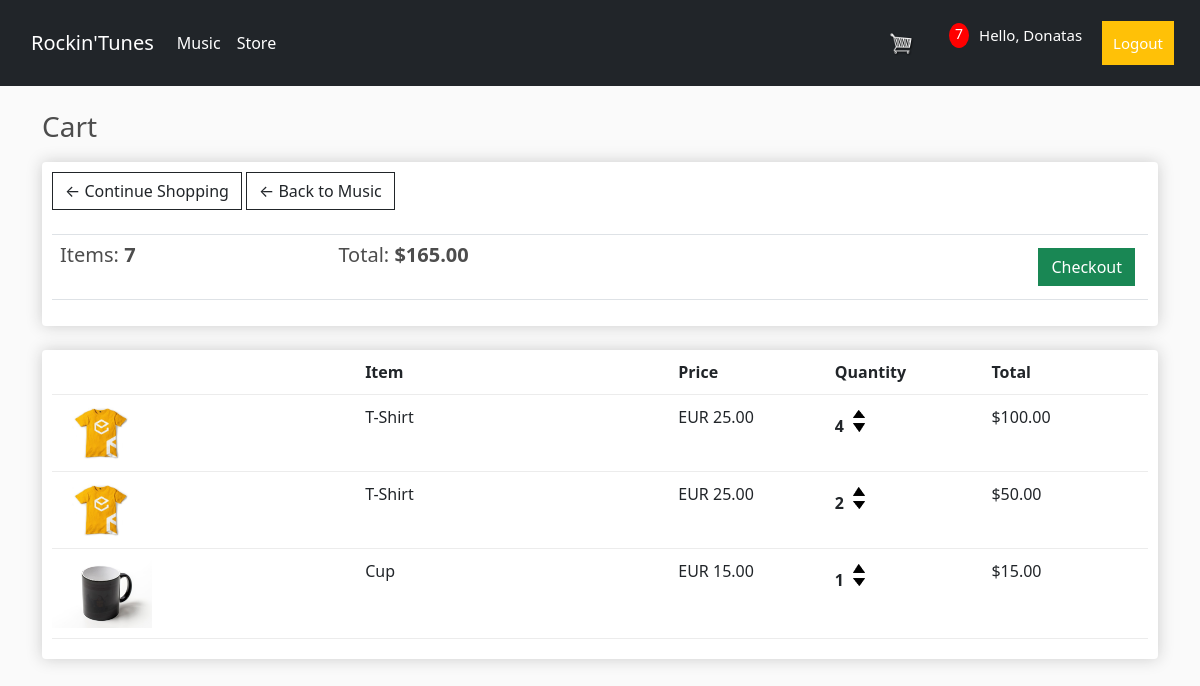
The app's page /cart/ (signed in), older data.
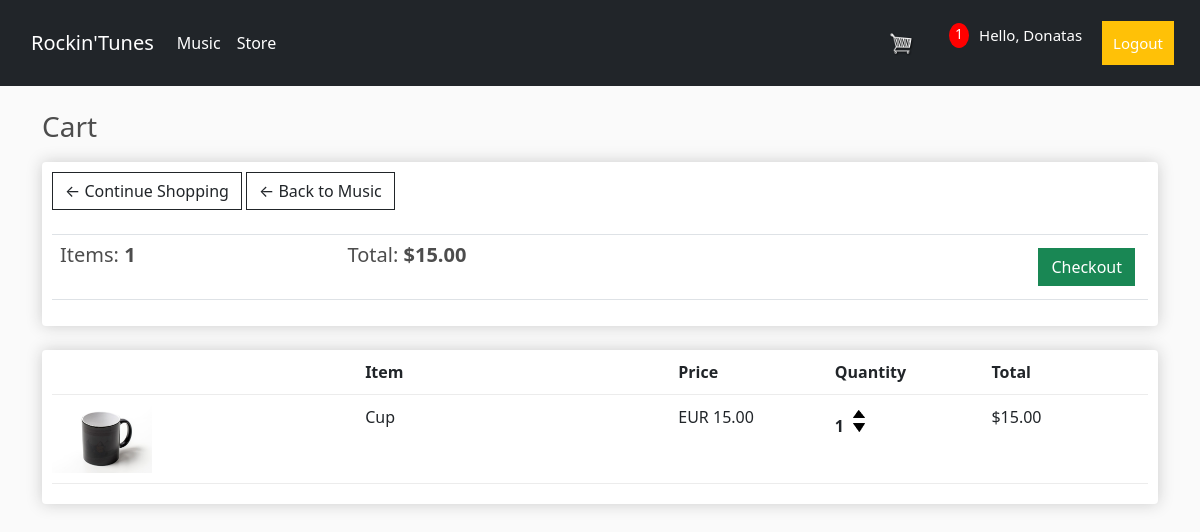
The same page, newer data.
### store/models.py (models this page shows, shortened)
class Order(models.Model):
    customer = models.ForeignKey(Customer, on_delete=models.SET_NULL, blank=True, null=True)
    date_ordered = models.DateTimeField(auto_now_add=True)
    complete = models.BooleanField(default=False, null=True, blank=False)
    transaction_id = models.CharField(max_length=200, null=True)
    @property
    def get_cart_total(self):
        orderitems = self.orderitem_set.all()
        total = sum([item.get_total for item in orderitems])
        return total
    @property
    def get_cart_items(self):
        orderitems = self.orderitem_set.all()
        total = sum([item.quantity for item in orderitems])
        return total

class OrderItem(models.Model):
    product = models.ForeignKey(Product, on_delete=models.SET_NULL, blank=True, null=True)
    albumProduct = models.ForeignKey(AlbumProduct, on_delete=models.SET_NULL, blank=True, null=True)
    order = models.ForeignKey(Order, on_delete=models.SET_NULL, blank=True, null=True)
    quantity = models.IntegerField(default=0, null=True, blank=True)
    date_added = models.DateTimeField(auto_now_add=True)
    @property
    def get_total(self):
        total = self.product.price * self.quantity
        return total

class Product(models.Model):
    name = models.CharField(max_length=200, null=True)
    price = models.DecimalField(max_digits=10, decimal_places=2)
    digital = models.BooleanField(default=False, null=True, blank=False)
    image = models.ImageField(null=True, blank=True)
    @property
    def imageURL(self):
        try:
            url = self.image.url
        except:
            url = ''
        return url

### store/views.py (the view)
# urls.py: path('cart/', views.cart, name='cart'),
def cart(request):
    if request.user.is_authenticated:
        customer = request.user.customer
        order, created = Order.objects.get_or_create(customer=customer, complete=False)
        items = order.orderitem_set.all()
        cartItems = order.get_cart_items
    else:
        """utils.py"""
        cookieData = cookieCart(request)
        cartItems = cookieData['cartItems']
        order = cookieData['order']
        items = cookieData['items']
    context = {'items': items, 'order': order, 'cartItems': cartItems}
    return render(request, 'store/cart.html', context)

### store/templates/store/cart.html
{% extends 'store/main.html' %}
{% load static %}
{% block content %}
<h3>Cart</h3>
<div class="row">
    <div class="col-lg-12">
        <div class="box-element">
            <a class="btn btn-outline-dark" href="{% url 'store' %}">&#x2190; Continue Shopping</a>
            <a class="btn btn-outline-dark" href="{% url 'music' %}">&#x2190; Back to Music</a>
            <br>
            <br>
            <table class="table">
                <tr>
                    <th><h5>Items: <strong>{{order.get_cart_items}}</strong></h5></th>
                    <th><h5>Total: <strong>${{order.get_cart_total|floatformat:2}}</strong></h5></th>
                    <th>
                        <a style="float:right; margin:5px;" class="btn btn-success" href="{% url 'checkout' %}">Checkout</a>
                    </th>
                </tr>
            </table>
        </div>
        <br>
        <div class="box-element">
            <div class="cart-row">
                <div style="flex:2"></div>
                <div style="flex:2"><strong>Item</strong></div>
                <div style="flex:1"><strong>Price</strong></div>
                <div style="flex:1"><strong>Quantity</strong></div>
                <div style="flex:1"><strong>Total</strong></div>
            </div>
            {% for item in items %}
            <div class="cart-row">
                <div style="flex:2"><img class="row-image" src="{{item.product.imageURL}}"></div>
                <div style="flex:2"><p>{{item.product.name}}</p></div>
                <div style="flex:1"><p>EUR {{item.product.price|floatformat:2}}</p></div>
                <div style="flex:1">
                    <p class="quantity">{{item.quantity}}</p>
                    <div class="quantity">
                        <img data-product={{item.product.id}} data-action="add" class="chg-quantity update-cart" src="{% static 'images/arrow-up.png' %}">
                        <img data-product={{item.product.id}} data-action="remove" class="chg-quantity update-cart" src="{% static 'images/arrow-down.png' %}">
                    </div>
                </div>
                <div style="flex:1"><p>${{item.get_total}}</p></div>
            </div>
            {% endfor %}
        </div>
    </div>
</div>
{% endblock content %}

### store/templates/store/main.html (shortened to what this page needs)
<!DOCTYPE html>
{% load static %}
<html lang="en">
<head>
    <link rel="stylesheet" href="https://stackpath.bootstrapcdn.com/bootstrap/4.3.1/css/bootstrap.min.css">
    <link href="https://cdn.jsdelivr.net/npm/bootstrap@5.1.3/dist/css/bootstrap.min.css" rel="stylesheet"
>
    <link rel="stylesheet" type="text/css" href="{% static 'css/main.css' %}">
</head>
<body>
    <nav class="navbar navbar-expand-lg navbar navbar-dark bg-dark">
        <a class="navbar-brand" href="{% url 'store'%}">Rockin'Tunes</a>
        <div class="collapse navbar-collapse" id="navbarSupportedContent">
            <ul class="navbar-nav me-auto">
                <li class="nav-item active">
                    <a class="nav-link" href="{% url 'music'%}">Music </a>
                </li>
                <li class="nav-item active">
                    <a class="nav-link" href="{% url 'store'%}">Store </a>
                </li>
            </ul>
            <div class="form-inline my-2 my-lg-0">
                <a href="{% url 'cart' %}">
                    <img id="cart-icon" src="{% static 'images/cart.png' %}">
                </a>
                <p id="cart-total">{{cartItems}}</p>
            </div>
            <div class="form-inline my-2 my-lg-0">
                {% if request.user.is_authenticated %}
                    <p class="hello-msg">Hello, {{request.user}}</p>
                    <span><a href="{% url 'logout' %}" class="btn btn-warning hello-msg">Logout</a></span>
                {% else %}
                    <a href="{% url 'login' %}" class="btn btn-warning">Login</a>
                {% endif %}
            </div>
        </div>
    </nav>
    <div class="container">
        <br>
        {% block content %}
        {% endblock content %}
    </div>
</body>
</html>

Row changes from the older to the newer data that the page shows:
no longer on this page (row edited): Order: get_cart_items "7", get_cart_total "165.00"
no longer on this page (row unchanged): OrderItem: product.imageURL (picture), product.name "T-Shirt", product.price "25.00", quantity "4", get_total "100.00"
removed OrderItem: product.imageURL (picture), product.name "T-Shirt", product.price "25.00", quantity "2", get_total "50.00"
added Order: get_cart_items "1", get_cart_total "15.00"
Text that changed along with them:
{{ cartItems }}: "7" → "1"
